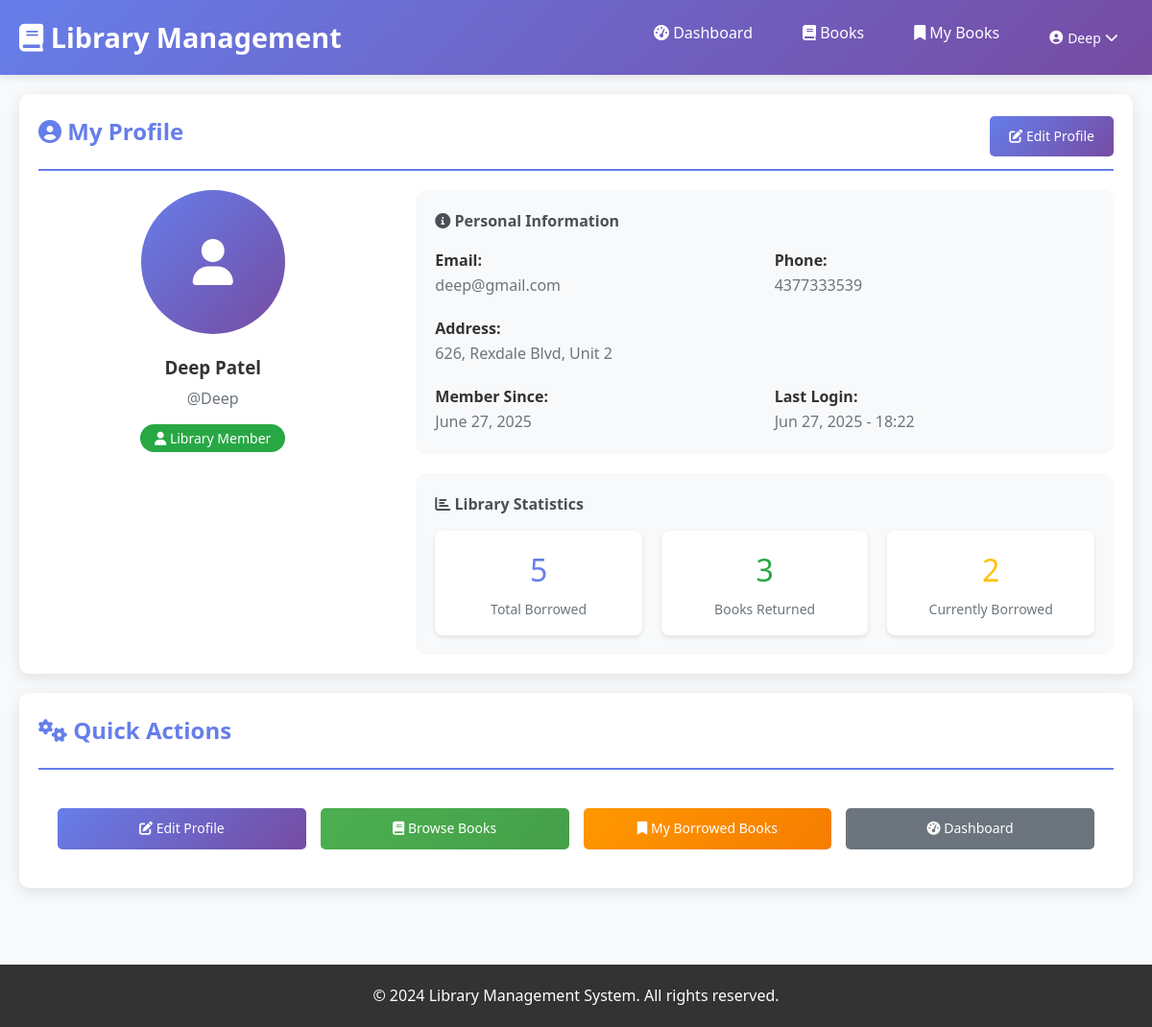
The app's page /users/profile/ (signed in) with its own data.
### users/models.py (models this page shows, shortened)
class UserProfile(models.Model):
    user = models.OneToOneField(User, on_delete=models.CASCADE)
    user_contact = models.CharField(max_length=15, blank=True, null=True)  # Allow blank
    user_address = models.TextField(blank=True, null=True)  # Allow blank
    created_at = models.DateTimeField(default=timezone.now)

### users/views.py (the view)
# urls.py: path('profile/', views.profile_view, name='profile'),
@login_required
def profile_view(request):
    profile, created = UserProfile.objects.get_or_create(user=request.user)
    total_borrowed = Transaction.objects.filter(user=request.user).count()
    currently_borrowed = Transaction.objects.filter(user=request.user, transaction_status='borrowed').count()
    books_returned = Transaction.objects.filter(user=request.user, transaction_status='returned').count()
    context = {
        'profile': profile,
        'total_borrowed': total_borrowed,
        'currently_borrowed': currently_borrowed,
        'books_returned': books_returned,
    }
    return render(request, 'users/profile.html', context)

### templates/users/profile.html (shortened to what this page needs)
{% extends 'base.html' %}
{% block content %}
<div class="card">
    <div class="card-header d-flex justify-content-between align-items-center">
        <h2 class="card-title">
            <i class="fas fa-user-circle"></i> My Profile
        </h2>
        <a href="{% url 'users:edit_profile' %}" class="btn btn-primary">
            <i class="fas fa-edit"></i> Edit Profile
        </a>
    </div>
    <div style="display: grid; grid-template-columns: 1fr 2fr; gap: 30px; align-items: start;">
        <div style="text-align: center;">
            <div style="width: 150px; height: 150px; background: linear-gradient(135deg, #667eea 0%, #764ba2 100%); border-radius: 50%; display: flex; align-items: center; justify-content: center; margin: 0 auto 20px; color: white; font-size: 3rem;">
                <i class="fas fa-user"></i>
            </div>
            <h3 style="margin-bottom: 5px;">{{ user.first_name }} {{ user.last_name }}</h3>
            <p style="color: #6c757d; margin-bottom: 15px;">@{{ user.username }}</p>
            <span style="background: #28a745; color: white; padding: 5px 15px; border-radius: 20px; font-size: 14px;">
                <i class="fas fa-user"></i> Library Member
            </span>
        </div>
        <div>
            <div style="background: #f8f9fa; padding: 20px; border-radius: 10px; margin-bottom: 20px;">
                <h4 style="margin-bottom: 15px; color: #495057;">
                    <i class="fas fa-info-circle"></i> Personal Information
                </h4>
                <div style="display: grid; grid-template-columns: 1fr 1fr; gap: 20px;">
                    <div>
                        <strong>Email:</strong><br>
                        <span style="color: #6c757d;">{{ user.email }}</span>
                    </div>
                    <div>
                        <strong>Phone:</strong><br>
                        <span style="color: #6c757d;">{{ profile.user_contact|default:"Not provided" }}</span>
                    </div>
                    <div style="grid-column: 1 / -1;">
                        <strong>Address:</strong><br>
                        <span style="color: #6c757d;">{{ profile.user_address|default:"Not provided" }}</span>
                    </div>
                    <div>
                        <strong>Member Since:</strong><br>
                        <span style="color: #6c757d;">{{ profile.created_at|date:"F d, Y" }}</span>
                    </div>
                    <div>
                        <strong>Last Login:</strong><br>
                        <span style="color: #6c757d;">{{ user.last_login|date:"M d, Y - H:i" }}</span>
                    </div>
                </div>
            </div>
            <div style="background: #f8f9fa; padding: 20px; border-radius: 10px;">
                <h4 style="margin-bottom: 15px; color: #495057;">
                    <i class="fas fa-chart-bar"></i> Library Statistics
                </h4>
                <div style="display: grid; grid-template-columns: repeat(3, 1fr); gap: 20px;">
                    <div style="text-align: center; padding: 15px; background: white; border-radius: 8px; box-shadow: 0 2px 4px rgba(0,0,0,0.1);">
                        <div style="font-size: 2rem; color: #667eea; margin-bottom: 5px;">{{ total_borrowed }}</div>
                        <div style="font-size: 14px; color: #6c757d;">Total Borrowed</div>
                    </div>
                    <div style="text-align: center; padding: 15px; background: white; border-radius: 8px; box-shadow: 0 2px 4px rgba(0,0,0,0.1);">
                        <div style="font-size: 2rem; color: #28a745; margin-bottom: 5px;">{{ books_returned }}</div>
                        <div style="font-size: 14px; color: #6c757d;">Books Returned</div>
                    </div>
                    <div style="text-align: center; padding: 15px; background: white; border-radius: 8px; box-shadow: 0 2px 4px rgba(0,0,0,0.1);">
                        <div style="font-size: 2rem; color: #ffc107; margin-bottom: 5px;">{{ currently_borrowed }}</div>
                        <div style="font-size: 14px; color: #6c757d;">Currently Borrowed</div>
                    </div>
                </div>
            </div>
        </div>
    </div>
</div>
<div class="card">
    <div class="card-header">
        <h3 class="card-title">
            <i class="fas fa-cogs"></i> Quick Actions
        </h3>
    </div>
    <div style="display: grid; grid-template-columns: repeat(auto-fit, minmax(200px, 1fr)); gap: 15px; padding: 20px;">
        <a href="{% url 'users:edit_profile' %}" class="btn btn-primary">
            <i class="fas fa-edit"></i> Edit Profile
        </a>
        <a href="{% url 'users:book_list' %}" class="btn btn-success">
            <i class="fas fa-book"></i> Browse Books
        </a>
        <a href="{% url 'users:borrowed_books' %}" class="btn btn-warning">
            <i class="fas fa-bookmark"></i> My Borrowed Books
        </a>
        <a href="{% url 'users:dashboard' %}" class="btn btn-secondary">
            <i class="fas fa-tachometer-alt"></i> Dashboard
        </a>
    </div>
</div>
{% endblock %}

### templates/base.html (shortened to what this page needs)
<!DOCTYPE html>
<html lang="en">
<head>
    {% load static %}
    <link rel="stylesheet" href="{% static 'css/main.css' %}">
    <link rel="stylesheet" href="https://cdnjs.cloudflare.com/ajax/libs/font-awesome/6.0.0/css/all.min.css">
</head>
<body>
    <nav class="navbar">
        <div class="container">
            <a href="{% url 'home' %}" class="navbar-brand">
                <i class="fas fa-book"></i> Library Management
            </a>
            <ul class="navbar-nav">
                {% if user.is_authenticated %}
                    {% if user.is_staff %}
                        <li><a href="{% url 'library_admin:admin_dashboard' %}">
                            <i class="fas fa-tachometer-alt"></i> Admin Dashboard
                        </a></li>
                <li>
                    <form method="post" action="{% url 'users:logout' %}">
                        {% csrf_token %}
                            <button type="submit" style="background: none; border: none; color: white; cursor: pointer; font-size: 14px; padding: 8px 16px; border-radius: 5px; transition: background-color 0.3s;">
                                <i class="fas fa-sign-out-alt"></i> Logout ({{ user.username }})
                            </button>
                    </form>
                </li>
                    {% else %}
                        <li><a href="{% url 'users:dashboard' %}">
                            <i class="fas fa-tachometer-alt"></i> Dashboard
                        </a></li>
                        <li><a href="{% url 'users:book_list' %}">
                            <i class="fas fa-book"></i> Books
                        </a></li>
                        <li><a href="{% url 'users:borrowed_books' %}">
                            <i class="fas fa-bookmark"></i> My Books
                        </a></li>
                        <li class="dropdown">
                            <button class="dropdown-toggle" onclick="toggleDropdown(event, this)">
                                <i class="fas fa-user-circle"></i>
                                {{ user.first_name|default:user.username }}
                                <i class="fas fa-chevron-down"></i>
                            </button>
                        </li>
                    {% endif %}
                {% endif %}
            </ul>
        </div>
    </nav>
    <main class="main-content">
        {% block content %}
        {% endblock %}
    </main>
    <footer class="footer">
        <p>&copy; 2024 Library Management System. All rights reserved.</p>
    </footer>
</body>
</html>

### static/css/main.css (style rules this page uses)
* { margin: 0; padding: 0; box-sizing: border-box; }
body { font-family: 'Segoe UI', Tahoma, Geneva, Verdana, sans-serif; background-color: #f8f9fa; color: #333; line-height: 1.6; }
.navbar { background: linear-gradient(135deg, #667eea 0%, #764ba2 100%); padding: 1rem 0; box-shadow: 0 2px 10px rgba(0,0,0,0.1); }
.navbar .container { max-width: 1200px; margin: 0 auto; display: flex; justify-content: space-between; align-items: center; padding: 0 20px; }
.navbar-brand { color: white; font-size: 1.8rem; font-weight: bold; text-decoration: none; }
.navbar-nav { display: flex; list-style: none; gap: 20px; }
.navbar-nav a { color: white; text-decoration: none; padding: 8px 16px; border-radius: 5px; transition: background-color 0.3s; }
.main-content { max-width: 1200px; margin: 0 auto; padding: 20px; min-height: calc(100vh - 160px); }
.card { background: white; border-radius: 10px; box-shadow: 0 4px 15px rgba(0,0,0,0.1); padding: 20px; margin-bottom: 20px; transition: transform 0.3s; }
.card-header { border-bottom: 2px solid #667eea; padding-bottom: 10px; margin-bottom: 20px; }
.card-title { color: #667eea; font-size: 1.5rem; margin-bottom: 10px; }
.btn { display: inline-block; padding: 10px 20px; border: none; border-radius: 5px; cursor: pointer; text-decoration: none; font-size: 14px; transition: all 0.3s; text-align: center; }
.btn-primary { background: linear-gradient(135deg, #667eea 0%, #764ba2 100%); color: white; }
.btn-success { background: linear-gradient(135deg, #4CAF50 0%, #45a049 100%); color: white; }
.btn-warning { background: linear-gradient(135deg, #ff9800 0%, #f57c00 100%); color: white; }
.btn-secondary { background: #6c757d; color: white; }
.footer { background: #333; color: white; text-align: center; padding: 20px 0; margin-top: 40px; }
.d-flex { display: flex; }
.justify-content-between { justify-content: space-between; }
.align-items-center { align-items: center; }

### templates/base.html (style rules this page uses)
.dropdown { position: relative; display: inline-block; }
.dropdown-toggle { background: none !important; border: none !important; color: white !important; cursor: pointer !important; font-size: 14px !important; padding: 8px 16px !important; border-radius: 5px !important; transition: background-color 0.3s !important; display: inline-flex !important; align-items: center !important; gap: 5px !important; font-family: inherit !important; }

### records on screen
UserProfile: user_contact "4377333539", user_address "626, Rexdale Blvd, Unit 2", created_at "June 27, 2025"

### other values on screen
{{ user.first_name|default:user.username }} "Deep"
{{ user.first_name }} "Deep"
{{ user.last_name }} "Patel"
{{ user.username }} "Deep"
{{ user.email }} "deep@gmail.com"
{{ user.last_login|date:"M d, Y - H:i" }} "Jun 27, 2025 - 18:22"
{{ total_borrowed }} "5"
{{ books_returned }} "3"
{{ currently_borrowed }} "2"
